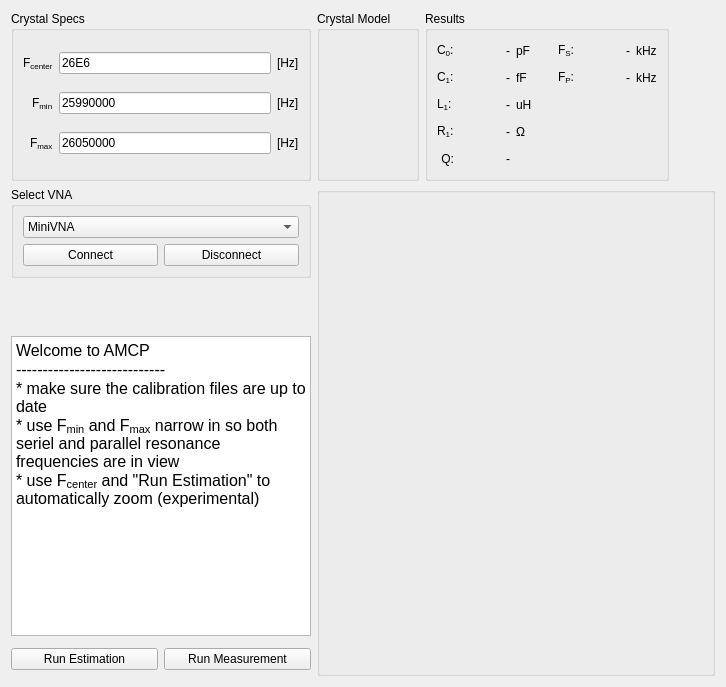
      <widget class="QWidget" name="tab">
       <attribute name="title">
        <string>Overview</string>
       </attribute>
       <layout class="QGridLayout" name="gridLayout_2">
        <item row="0" column="3">
         <widget class="QGroupBox" name="groupBox_2">
          <property name="title">
           <string>Results</string>
          </property>
          <layout class="QGridLayout" name="gridLayout">
           <item row="1" column="5">
            <widget class="QLabel" name="fp_res">
             <property name="text">
              <string>-</string>
             </property>
             <property name="alignment">
              <set>Qt::AlignRight|Qt::AlignTrailing|Qt::AlignVCenter</set>
             </property>
            </widget>
           </item>
           <item row="1" column="3">
            <spacer name="horizontalSpacer_5">
             <property name="orientation">
              <enum>Qt::Horizontal</enum>
             </property>
             <property name="sizeType">
              <enum>QSizePolicy::Fixed</enum>
             </property>
             <property name="sizeHint" stdset="0">
              <size>
               <width>20</width>
               <height>20</height>
              </size>
             </property>
            </spacer>
           </item>
           <item row="2" column="0">
            <widget class="QLabel" name="label_9">
             <property name="text">
              <string>&lt;html&gt;&lt;head/&gt;&lt;body&gt;&lt;p&gt;L&lt;span style=&quot; vertical-align:sub;&quot;&gt;1&lt;/span&gt;:&lt;/p&gt;&lt;/body&gt;&lt;/html&gt;</string>
             </property>
            </widget>
           </item>
           <item row="2" column="1" alignment="Qt::AlignLeft">
            <widget class="QLabel" name="L1_res">
             <property name="minimumSize">
              <size>
               <width>50</width>
               <height>0</height>
              </size>
             </property>
             <property name="text">
              <string>-</string>
             </property>
             <property name="alignment">
              <set>Qt::AlignRight|Qt::AlignTrailing|Qt::AlignVCenter</set>
             </property>
            </widget>
           </item>
           <item row="2" column="2" alignment="Qt::AlignLeft">
            <widget class="QLabel" name="label_15">
             <property name="text">
              <string>uH</string>
             </property>
            </widget>
           </item>
           <item row="3" column="0">
            <widget class="QLabel" name="label_10">
             <property name="text">
              <string>&lt;html&gt;&lt;head/&gt;&lt;body&gt;&lt;p&gt;R&lt;span style=&quot; vertical-align:sub;&quot;&gt;1&lt;/span&gt;:&lt;/p&gt;&lt;/body&gt;&lt;/html&gt;</string>
             </property>
            </widget>
           </item>
           <item row="3" column="2" alignment="Qt::AlignLeft">
            <widget class="QLabel" name="label_16">
             <property name="text">
              <string>Ω</string>
             </property>
            </widget>
           </item>
           <item row="0" column="0">
            <widget class="QLabel" name="label_4">
             <property name="minimumSize">
              <size>
               <width>0</width>
               <height>0</height>
              </size>
             </property>
             <property name="maximumSize">
              <size>
               <width>16777215</width>
               <height>16777215</height>
              </size>
             </property>
             <property name="font">
              <font>
               <weight>50</weight>
               <bold>false</bold>
              </font>
             </property>
             <property name="text">
              <string>&lt;html&gt;&lt;head/&gt;&lt;body&gt;&lt;p&gt;C&lt;span style=&quot; vertical-align:sub;&quot;&gt;0&lt;/span&gt;:&lt;/p&gt;&lt;/body&gt;&lt;/html&gt;</string>
             </property>
            </widget>
           </item>
           <item row="1" column="2" alignment="Qt::AlignLeft">
            <widget class="QLabel" name="label_14">
             <property name="text">
              <string>fF</string>
             </property>
            </widget>
           </item>
           <item row="1" column="0">
            <widget class="QLabel" name="label_5">
             <property name="minimumSize">
              <size>
               <width>0</width>
               <height>0</height>
              </size>
             </property>
             <property name="text">
              <string>&lt;html&gt;&lt;head/&gt;&lt;body&gt;&lt;p&gt;C&lt;span style=&quot; vertical-align:sub;&quot;&gt;1&lt;/span&gt;:&lt;/p&gt;&lt;/body&gt;&lt;/html&gt;</string>
             </property>
            </widget>
           </item>
           <item row="0" column="1" alignment="Qt::AlignLeft">
            <widget class="QLabel" name="C0_res">
             <property name="minimumSize">
              <size>
               <width>50</width>
               <height>0</height>
              </size>
             </property>
             <property name="text">
              <string>-</string>
             </property>
             <property name="alignment">
              <set>Qt::AlignRight|Qt::AlignTrailing|Qt::AlignVCenter</set>
             </property>
            </widget>
           </item>
           <item row="0" column="2" alignment="Qt::AlignLeft">
            <widget class="QLabel" name="label_7">
             <property name="text">
              <string>pF</string>
             </property>
            </widget>
           </item>
           <item row="3" column="1" alignment="Qt::AlignLeft">
            <widget class="QLabel" name="R1_res">
             <property name="minimumSize">
              <size>
               <width>50</width>
               <height>0</height>
              </size>
             </property>
             <property name="text">
              <string>-</string>
             </property>
             <property name="alignment">
              <set>Qt::AlignRight|Qt::AlignTrailing|Qt::AlignVCenter</set>
             </property>
            </widget>
           </item>
           <item row="1" column="1">
            <widget class="QLabel" name="C1_res">
             <property name="minimumSize">
              <size>
               <width>50</width>
               <height>0</height>
              </size>
             </property>
             <property name="text">
              <string>-</string>
             </property>
             <property name="alignment">
              <set>Qt::AlignRight|Qt::AlignTrailing|Qt::AlignVCenter</set>
             </property>
            </widget>
           </item>
           <item row="0" column="6">
            <widget class="QLabel" name="label_27">
             <property name="text">
              <string>kHz</string>
             </property>
            </widget>
           </item>
           <item row="1" column="4">
            <widget class="QLabel" name="label_30">
             <property name="text">
              <string>&lt;html&gt;&lt;head/&gt;&lt;body&gt;&lt;p&gt;F&lt;span style=&quot; vertical-align:sub;&quot;&gt;P&lt;/span&gt;:&lt;/p&gt;&lt;/body&gt;&lt;/html&gt;</string>
             </property>
             <property name="alignment">
              <set>Qt::AlignRight|Qt::AlignTrailing|Qt::AlignVCenter</set>
             </property>
            </widget>
           </item>
           <item row="1" column="6">
            <widget class="QLabel" name="label_29">
             <property name="text">
              <string>kHz</string>
             </property>
            </widget>
           </item>
           <item row="0" column="4">
            <widget class="QLabel" name="label_28">
             <property name="text">
              <string>&lt;html&gt;&lt;head/&gt;&lt;body&gt;&lt;p&gt;F&lt;span style=&quot; vertical-align:sub;&quot;&gt;S&lt;/span&gt;:&lt;/p&gt;&lt;/body&gt;&lt;/html&gt;</string>
             </property>
             <property name="alignment">
              <set>Qt::AlignRight|Qt::AlignTrailing|Qt::AlignVCenter</set>
             </property>
            </widget>
           </item>
           <item row="4" column="1">
            <widget class="QLabel" name="Q_res">
             <property name="minimumSize">
              <size>
               <width>50</width>
               <height>0</height>
              </size>
             </property>
             <property name="text">
              <string>-</string>
             </property>
             <property name="alignment">
              <set>Qt::AlignRight|Qt::AlignTrailing|Qt::AlignVCenter</set>
             </property>
            </widget>
           </item>
           <item row="0" column="5">
            <widget class="QLabel" name="fs_res">
             <property name="minimumSize">
              <size>
               <width>50</width>
               <height>0</height>
              </size>
             </property>
             <property name="text">
              <string>-</string>
             </property>
             <property name="alignment">
              <set>Qt::AlignRight|Qt::AlignTrailing|Qt::AlignVCenter</set>
             </property>
            </widget>
           </item>
           <item row="4" column="0">
            <widget class="QLabel" name="label_8">
             <property name="text">
              <string>Q:</string>
             </property>
             <property name="alignment">
              <set>Qt::AlignRight|Qt::AlignTrailing|Qt::AlignVCenter</set>
             </property>
            </widget>
           </item>
          </layout>
         </widget>
        </item>
        <item row="7" column="1">
         <widget class="QPushButton" name="btn_run_measurement">
          <property name="text">
           <string>Run Measurement</string>
          </property>
         </widget>
        </item>
        <item row="0" column="4">
         <spacer name="horizontalSpacer">
          <property name="orientation">
           <enum>Qt::Horizontal</enum>
          </property>
          <property name="sizeHint" stdset="0">
           <size>
            <width>40</width>
            <height>20</height>
           </size>
          </property>
         </spacer>
        </item>
        <item row="0" column="2">
         <widget class="QGroupBox" name="groupBox_3">
          <property name="minimumSize">
           <size>
            <width>0</width>
            <height>170</height>
           </size>
          </property>
          <property name="title">
           <string>Crystal Model</string>
          </property>
          <layout class="QVBoxLayout" name="verticalLayout_2">
           <item alignment="Qt::AlignHCenter|Qt::AlignTop">
            <widget class="QLabel" name="model">
             <property name="minimumSize">
              <size>
               <width>0</width>
               <height>0</height>
              </size>
             </property>
             <property name="styleSheet">
              <string notr="true"/>
             </property>
             <property name="text">
              <string>&lt;html&gt;&lt;head/&gt;&lt;body&gt;&lt;p&gt;&lt;img src=&quot;:/crystal/images/xtal_model.png&quot;/&gt;&lt;/p&gt;&lt;/body&gt;&lt;/html&gt;</string>
             </property>
             <property name="scaledContents">
              <bool>true</bool>
             </property>
             <property name="alignment">
              <set>Qt::AlignCenter</set>
             </property>
             <property name="margin">
              <number>5</number>
             </property>
            </widget>
           </item>
          </layout>
         </widget>
        </item>
        <item row="5" column="0" colspan="2">
         <widget class="QTextEdit" name="logfile_small">
          <property name="minimumSize">
           <size>
            <width>300</width>
            <height>300</height>
           </size>
          </property>
          <property name="sizeAdjustPolicy">
           <enum>QAbstractScrollArea::AdjustToContents</enum>
          </property>
          <property name="autoFormatting">
           <set>QTextEdit::AutoAll</set>
          </property>
          <property name="html">
           <string>&lt;!DOCTYPE HTML PUBLIC &quot;-//W3C//DTD HTML 4.0//EN&quot; &quot;http://www.w3.org/TR/REC-html40/strict.dtd&quot;&gt;
&lt;html&gt;&lt;head&gt;&lt;meta name=&quot;qrichtext&quot; content=&quot;1&quot; /&gt;&lt;style type=&quot;text/css&quot;&gt;
p, li { white-space: pre-wrap; }
&lt;/style&gt;&lt;/head&gt;&lt;body style=&quot; font-family:'Ubuntu'; font-size:12pt; font-weight:400; font-style:normal;&quot;&gt;
&lt;p style=&quot; margin-top:0px; margin-bottom:0px; margin-left:0px; margin-right:0px; -qt-block-indent:0; text-indent:0px;&quot;&gt;Welcome to AMCP&lt;/p&gt;
&lt;p style=&quot; margin-top:0px; margin-bottom:0px; margin-left:0px; margin-right:0px; -qt-block-indent:0; text-indent:0px;&quot;&gt;----------------------------&lt;/p&gt;
&lt;p style=&quot; margin-top:0px; margin-bottom:0px; margin-left:0px; margin-right:0px; -qt-block-indent:0; text-indent:0px;&quot;&gt;* make sure the calibration files are up to date&lt;/p&gt;
&lt;p style=&quot; margin-top:0px; margin-bottom:0px; margin-left:0px; margin-right:0px; -qt-block-indent:0; text-indent:0px;&quot;&gt;* use F&lt;span style=&quot; vertical-align:sub;&quot;&gt;min&lt;/span&gt; and F&lt;span style=&quot; vertical-align:sub;&quot;&gt;max&lt;/span&gt; narrow in so both seriel and parallel resonance frequencies are in view&lt;/p&gt;
&lt;p style=&quot; margin-top:0px; margin-bottom:0px; margin-left:0px; margin-right:0px; -qt-block-indent:0; text-indent:0px;&quot;&gt;* use F&lt;span style=&quot; vertical-align:sub;&quot;&gt;center&lt;/span&gt; and &amp;quot;Run Estimation&amp;quot; to automatically zoom (experimental)&lt;/p&gt;
&lt;p style=&quot;-qt-paragraph-type:empty; margin-top:0px; margin-bottom:0px; margin-left:0px; margin-right:0px; -qt-block-indent:0; text-indent:0px;&quot;&gt;&lt;br /&gt;&lt;/p&gt;
&lt;p style=&quot;-qt-paragraph-type:empty; margin-top:0px; margin-bottom:0px; margin-left:0px; margin-right:0px; -qt-block-indent:0; text-indent:0px;&quot;&gt;&lt;br /&gt;&lt;/p&gt;&lt;/body&gt;&lt;/html&gt;</string>
          </property>
          <property name="textInteractionFlags">
           <set>Qt::NoTextInteraction</set>
          </property>
         </widget>
        </item>
        <item row="7" column="0">
         <widget class="QPushButton" name="btn_run_estimation">
          <property name="text">
           <string>Run Estimation</string>
          </property>
         </widget>
        </item>
        <item row="0" column="0" colspan="2">
         <widget class="QGroupBox" name="groupBox">
          <property name="maximumSize">
           <size>
            <width>400</width>
            <height>16777215</height>
           </size>
          </property>
          <property name="title">
           <string>Crystal Specs</string>
          </property>
          <layout class="QGridLayout" name="gridLayout_4">
           <item row="3" column="2">
            <widget class="QLabel" name="label_18">
             <property name="text">
              <string>[Hz]</string>
             </property>
            </widget>
           </item>
           <item row="4" column="2">
            <widget class="QLabel" name="label_19">
             <property name="text">
              <string>[Hz]</string>
             </property>
            </widget>
           </item>
           <item row="1" column="0" alignment="Qt::AlignRight">
            <widget class="QLabel" name="label">
             <property name="text">
              <string>&lt;html&gt;&lt;head/&gt;&lt;body&gt;&lt;p&gt;F&lt;span style=&quot; vertical-align:sub;&quot;&gt;center&lt;/span&gt;&lt;/p&gt;&lt;/body&gt;&lt;/html&gt;</string>
             </property>
            </widget>
           </item>
           <item row="1" column="1">
            <widget class="QLineEdit" name="f_center">
             <property name="text">
              <string>26E6</string>
             </property>
            </widget>
           </item>
           <item row="3" column="0" alignment="Qt::AlignRight">
            <widget class="QLabel" name="label_2">
             <property name="text">
              <string>&lt;html&gt;&lt;head/&gt;&lt;body&gt;&lt;p&gt;F&lt;span style=&quot; vertical-align:sub;&quot;&gt;min&lt;/span&gt;&lt;/p&gt;&lt;/body&gt;&lt;/html&gt;</string>
             </property>
            </widget>
           </item>
           <item row="3" column="1">
            <widget class="QLineEdit" name="f_min">
             <property name="text">
              <string>25990000</string>
             </property>
            </widget>
           </item>
           <item row="4" column="0" alignment="Qt::AlignRight">
            <widget class="QLabel" name="label_3">
             <property name="text">
              <string>&lt;html&gt;&lt;head/&gt;&lt;body&gt;&lt;p&gt;F&lt;span style=&quot; vertical-align:sub;&quot;&gt;max&lt;/span&gt;&lt;/p&gt;&lt;/body&gt;&lt;/html&gt;</string>
             </property>
            </widget>
           </item>
           <item row="4" column="1">
            <widget class="QLineEdit" name="f_max">
             <property name="text">
              <string>26050000</string>
             </property>
            </widget>
           </item>
           <item row="1" column="2">
            <widget class="QLabel" name="label_17">
             <property name="text">
              <string>[Hz]</string>
             </property>
            </widget>
           </item>
          </layout>
         </widget>
        </item>
        <item row="1" column="0" colspan="2">
         <widget class="QGroupBox" name="groupBox_6">
          <property name="title">
           <string>Select VNA</string>
          </property>
          <layout class="QGridLayout" name="gridLayout_8">
           <item row="1" column="1">
            <widget class="QPushButton" name="btn_disconnect">
             <property name="text">
              <string>Disconnect</string>
             </property>
            </widget>
           </item>
           <item row="1" column="0">
            <widget class="QPushButton" name="btn_connect">
             <property name="text">
              <string>Connect</string>
             </property>
            </widget>
           </item>
           <item row="0" column="0" colspan="2">
            <widget class="QComboBox" name="select_vna">
             <item>
              <property name="text">
               <string>MiniVNA</string>
              </property>
             </item>
             <item>
              <property name="text">
               <string>NanoVNA</string>
              </property>
             </item>
            </widget>
           </item>
          </layout>
         </widget>
        </item>
        <item row="1" column="2" rowspan="8" colspan="3">
         <widget class="QGroupBox" name="groupBox_8">
          <property name="title">
           <string/>
          </property>
          <layout class="QVBoxLayout" name="verticalLayout_4">
           <item>
            <widget class="PlotWidget" name="graphWidget" native="true"/>
           </item>
          </layout>
         </widget>
        </item>
        <item row="4" column="0" colspan="2">
         <spacer name="verticalSpacer_2">
          <property name="orientation">
           <enum>Qt::Vertical</enum>
          </property>
          <property name="sizeHint" stdset="0">
           <size>
            <width>20</width>
            <height>40</height>
           </size>
          </property>
         </spacer>
        </item>
       </layout>
      </widget>
